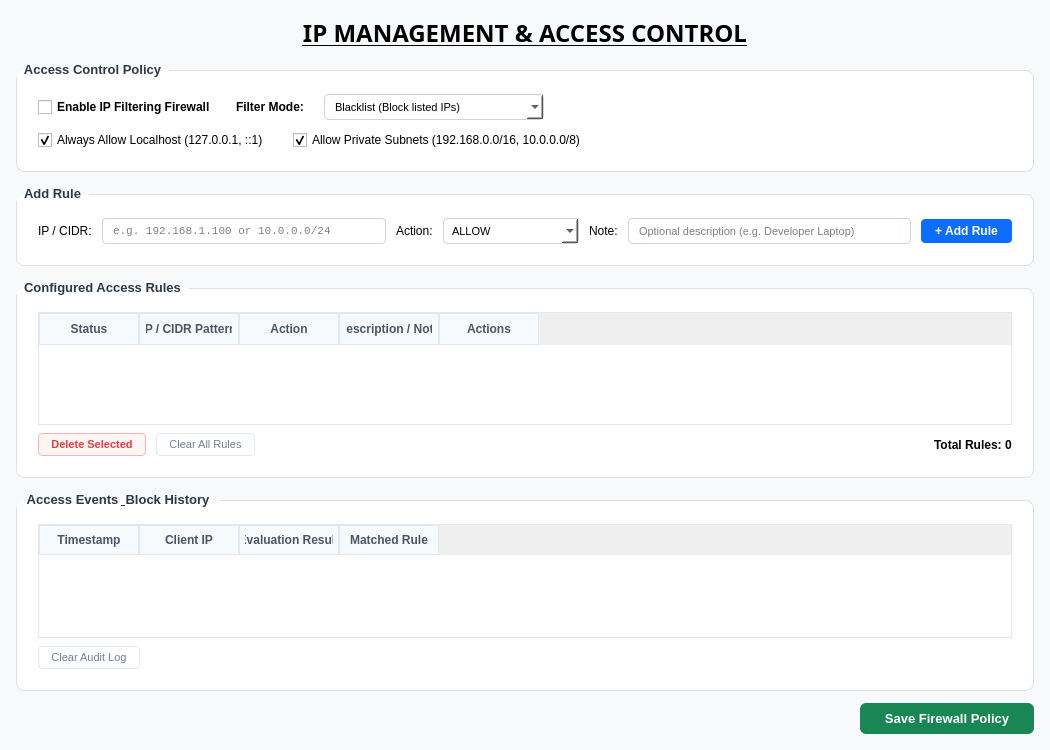
<?xml version="1.0" encoding="UTF-8"?>
<ui version="4.0">
 <class>IpManagementForm</class>
 <widget class="QWidget" name="IpManagementForm">
  <property name="geometry">
   <rect>
    <x>0</x>
    <y>0</y>
    <width>1050</width>
    <height>750</height>
   </rect>
  </property>
  <property name="windowTitle">
   <string>IP Management</string>
  </property>
  <property name="styleSheet">
   <string notr="true">
    QWidget#IpManagementForm {
      background-color: #F8F9FA;
    }
   </string>
  </property>
  <layout class="QVBoxLayout" name="mainVerticalLayout">
   <property name="spacing">
    <number>12</number>
   </property>
   <property name="leftMargin">
    <number>16</number>
   </property>
   <property name="topMargin">
    <number>16</number>
   </property>
   <property name="rightMargin">
    <number>16</number>
   </property>
   <property name="bottomMargin">
    <number>16</number>
   </property>
   <item>
    <widget class="QLabel" name="lblHeaderTitle">
     <property name="font">
      <font>
       <family>DS-Digital</family>
       <pointsize>18</pointsize>
       <bold>true</bold>
       <underline>true</underline>
      </font>
     </property>
     <property name="text">
      <string>IP MANAGEMENT &amp; ACCESS CONTROL</string>
     </property>
     <property name="alignment">
      <set>Qt::AlignmentFlag::AlignCenter</set>
     </property>
    </widget>
   </item>
   <item>
    <widget class="QScrollArea" name="scrollArea">
     <property name="styleSheet">
      <string notr="true">
       QScrollArea {
         background: transparent;
         border: none;
       }
       QWidget#scrollContent {
         background-color: transparent;
       }
      </string>
     </property>
     <property name="frameShape">
      <enum>QFrame::Shape::NoFrame</enum>
     </property>
     <property name="widgetResizable">
      <bool>true</bool>
     </property>
     <widget class="QWidget" name="scrollContent">
      <property name="geometry">
       <rect>
        <x>0</x>
        <y>0</y>
        <width>1018</width>
        <height>670</height>
       </rect>
      </property>
      <layout class="QVBoxLayout" name="layoutContent">
       <property name="spacing">
        <number>14</number>
       </property>
       <property name="leftMargin">
        <number>0</number>
       </property>
       <property name="topMargin">
        <number>0</number>
       </property>
       <property name="rightMargin">
        <number>0</number>
       </property>
       <property name="bottomMargin">
        <number>0</number>
       </property>
       <item>
        <widget class="QGroupBox" name="groupSecurityPolicy">
         <property name="font">
          <font>
           <family>Segoe UI</family>
           <pointsize>10</pointsize>
           <bold>true</bold>
          </font>
         </property>
         <property name="styleSheet">
          <string notr="true">
           QGroupBox {
             background-color: #FFFFFF;
             border: 1px solid #DCE1E7;
             border-radius: 8px;
             margin-top: 8px;
             padding: 14px 12px 12px 12px;
             font-weight: bold;
           }
           QGroupBox::title {
             subcontrol-origin: margin;
             subcontrol-position: top left;
             padding: 0 6px;
             color: #2D3748;
           }
          </string>
         </property>
         <property name="title">
          <string>Access Control Policy</string>
         </property>
         <layout class="QVBoxLayout" name="layoutPolicy">
          <property name="spacing">
           <number>10</number>
          </property>
          <item>
           <layout class="QHBoxLayout" name="layoutPolicyToggles">
            <property name="spacing">
             <number>20</number>
            </property>
            <item>
             <widget class="QCheckBox" name="chkEnableFiltering">
              <property name="font">
               <font>
                <family>Segoe UI</family>
                <pointsize>9</pointsize>
                <bold>true</bold>
               </font>
              </property>
              <property name="text">
               <string>Enable IP Filtering Firewall</string>
              </property>
              <property name="checked">
               <bool>false</bool>
              </property>
             </widget>
            </item>
            <item>
             <widget class="QLabel" name="lblPolicyMode">
              <property name="font">
               <font>
                <family>Segoe UI</family>
                <pointsize>9</pointsize>
                <bold>true</bold>
               </font>
              </property>
              <property name="text">
               <string>Filter Mode:</string>
              </property>
             </widget>
            </item>
            <item>
             <widget class="QComboBox" name="comboFilterMode">
              <property name="styleSheet">
               <string notr="true">
                QComboBox {
                  border: 1px solid #CBD5E0;
                  border-radius: 4px;
                  padding: 4px 10px;
                  min-width: 180px;
                  background-color: #FFFFFF;
                  font-size: 11px;
                }
               </string>
              </property>
              <item>
               <property name="text">
                <string>Blacklist (Block listed IPs)</string>
               </property>
              </item>
              <item>
               <property name="text">
                <string>Whitelist (Only allow listed IPs)</string>
               </property>
              </item>
             </widget>
            </item>
            <item>
             <spacer name="spacerPolicy">
              <property name="orientation">
               <enum>Qt::Orientation::Horizontal</enum>
              </property>
              <property name="sizeHint" stdset="0">
               <size>
                <width>40</width>
                <height>20</height>
               </size>
              </property>
             </spacer>
            </item>
           </layout>
          </item>
          <item>
           <layout class="QHBoxLayout" name="layoutDefaultRules">
            <property name="spacing">
             <number>24</number>
            </property>
            <item>
             <widget class="QCheckBox" name="chkAllowLoopback">
              <property name="font">
               <font>
                <family>Segoe UI</family>
                <pointsize>9</pointsize>
               </font>
              </property>
              <property name="text">
               <string>Always Allow Localhost (127.0.0.1, ::1)</string>
              </property>
              <property name="checked">
               <bool>true</bool>
              </property>
             </widget>
            </item>
            <item>
             <widget class="QCheckBox" name="chkAllowLan">
              <property name="font">
               <font>
                <family>Segoe UI</family>
                <pointsize>9</pointsize>
               </font>
              </property>
              <property name="text">
               <string>Allow Private Subnets (192.168.0.0/16, 10.0.0.0/8)</string>
              </property>
              <property name="checked">
               <bool>true</bool>
              </property>
             </widget>
            </item>
            <item>
             <spacer name="spacerDefaultRules">
              <property name="orientation">
               <enum>Qt::Orientation::Horizontal</enum>
              </property>
              <property name="sizeHint" stdset="0">
               <size>
                <width>40</width>
                <height>20</height>
               </size>
              </property>
             </spacer>
            </item>
           </layout>
          </item>
         </layout>
        </widget>
       </item>
       <item>
        <widget class="QGroupBox" name="groupAddRule">
         <property name="font">
          <font>
           <family>Segoe UI</family>
           <pointsize>10</pointsize>
           <bold>true</bold>
          </font>
         </property>
         <property name="styleSheet">
          <string notr="true">
           QGroupBox {
             background-color: #FFFFFF;
             border: 1px solid #DCE1E7;
             border-radius: 8px;
             margin-top: 8px;
             padding: 14px 12px 12px 12px;
             font-weight: bold;
           }
           QGroupBox::title {
             subcontrol-origin: margin;
             subcontrol-position: top left;
             padding: 0 6px;
             color: #2D3748;
           }
          </string>
         </property>
         <property name="title">
          <string>Add Rule</string>
         </property>
         <layout class="QHBoxLayout" name="layoutAddRule">
          <property name="spacing">
           <number>10</number>
          </property>
          <item>
           <widget class="QLabel" name="lblRuleIp">
            <property name="font">
             <font>
              <family>Segoe UI</family>
              <pointsize>9</pointsize>
             </font>
            </property>
            <property name="text">
             <string>IP / CIDR:</string>
            </property>
           </widget>
          </item>
          <item>
           <widget class="QLineEdit" name="editRuleIp">
            <property name="placeholderText">
             <string>e.g. 192.168.1.100 or 10.0.0.0/24</string>
            </property>
            <property name="styleSheet">
             <string notr="true">
              QLineEdit {
                border: 1px solid #CBD5E0;
                border-radius: 4px;
                padding: 4px 8px;
                background-color: #FFFFFF;
                font-family: Consolas, monospace;
                font-size: 11px;
                min-width: 180px;
              }
             </string>
            </property>
           </widget>
          </item>
          <item>
           <widget class="QLabel" name="lblRuleAction">
            <property name="font">
             <font>
              <family>Segoe UI</family>
              <pointsize>9</pointsize>
             </font>
            </property>
            <property name="text">
             <string>Action:</string>
            </property>
           </widget>
          </item>
          <item>
           <widget class="QComboBox" name="comboRuleAction">
            <property name="styleSheet">
             <string notr="true">
              QComboBox {
                border: 1px solid #CBD5E0;
                border-radius: 4px;
                padding: 4px 8px;
                background-color: #FFFFFF;
                font-size: 11px;
                min-width: 100px;
              }
             </string>
            </property>
            <item>
             <property name="text">
              <string>ALLOW</string>
             </property>
            </item>
            <item>
             <property name="text">
              <string>BLOCK</string>
             </property>
            </item>
           </widget>
          </item>
          <item>
           <widget class="QLabel" name="lblRuleNote">
            <property name="font">
             <font>
              <family>Segoe UI</family>
              <pointsize>9</pointsize>
             </font>
            </property>
            <property name="text">
             <string>Note:</string>
            </property>
           </widget>
          </item>
          <item>
           <widget class="QLineEdit" name="editRuleNote">
            <property name="placeholderText">
             <string>Optional description (e.g. Developer Laptop)</string>
            </property>
            <property name="styleSheet">
             <string notr="true">
              QLineEdit {
                border: 1px solid #CBD5E0;
                border-radius: 4px;
                padding: 4px 8px;
                background-color: #FFFFFF;
                font-size: 11px;
              }
             </string>
            </property>
           </widget>
          </item>
          <item>
           <widget class="QPushButton" name="btnAddRule">
            <property name="font">
             <font>
              <family>Segoe UI</family>
              <pointsize>9</pointsize>
              <bold>true</bold>
             </font>
            </property>
            <property name="styleSheet">
             <string notr="true">
              QPushButton {
                background-color: #0D6EFD;
                color: #FFFFFF;
                border: none;
                border-radius: 4px;
                padding: 5px 14px;
                font-weight: bold;
              }
              QPushButton:hover {
                background-color: #0B5ED7;
              }
             </string>
            </property>
            <property name="text">
             <string>+ Add Rule</string>
            </property>
           </widget>
          </item>
         </layout>
        </widget>
       </item>
       <item>
        <widget class="QGroupBox" name="groupRulesList">
         <property name="font">
          <font>
           <family>Segoe UI</family>
           <pointsize>10</pointsize>
           <bold>true</bold>
          </font>
         </property>
         <property name="styleSheet">
          <string notr="true">
           QGroupBox {
             background-color: #FFFFFF;
             border: 1px solid #DCE1E7;
             border-radius: 8px;
             margin-top: 8px;
             padding: 14px 12px 12px 12px;
             font-weight: bold;
           }
           QGroupBox::title {
             subcontrol-origin: margin;
             subcontrol-position: top left;
             padding: 0 6px;
             color: #2D3748;
           }
          </string>
         </property>
         <property name="title">
          <string>Configured Access Rules</string>
         </property>
         <layout class="QVBoxLayout" name="layoutRulesTable">
          <property name="spacing">
           <number>8</number>
          </property>
          <item>
           <widget class="QTableWidget" name="tableRules">
            <property name="styleSheet">
             <string notr="true">
              QTableWidget {
                border: 1px solid #E2E8F0;
                gridline-color: #EDF2F7;
                selection-background-color: #EBF8FF;
                selection-color: #2B6CB0;
                background-color: #FFFFFF;
                font-size: 11px;
              }
              QHeaderView::section {
                background-color: #F7FAFC;
                color: #4A5568;
                font-weight: bold;
                padding: 6px;
                border: 1px solid #E2E8F0;
              }
             </string>
            </property>
            <property name="columnCount">
             <number>5</number>
            </property>
            <column>
             <property name="text">
              <string>Status</string>
             </property>
            </column>
            <column>
             <property name="text">
              <string>IP / CIDR Pattern</string>
             </property>
            </column>
            <column>
             <property name="text">
              <string>Action</string>
             </property>
            </column>
            <column>
             <property name="text">
              <string>Description / Note</string>
             </property>
            </column>
            <column>
             <property name="text">
              <string>Actions</string>
             </property>
            </column>
           </widget>
          </item>
          <item>
           <layout class="QHBoxLayout" name="layoutRuleButtons">
            <property name="spacing">
             <number>10</number>
            </property>
            <item>
             <widget class="QPushButton" name="btnDeleteSelected">
              <property name="styleSheet">
               <string notr="true">
                QPushButton {
                  background-color: #FFF5F5;
                  color: #E53E3E;
                  border: 1px solid #FEB2B2;
                  border-radius: 4px;
                  padding: 4px 12px;
                  font-size: 11px;
                  font-weight: bold;
                }
                QPushButton:hover {
                  background-color: #FED7D7;
                }
               </string>
              </property>
              <property name="text">
               <string>Delete Selected</string>
              </property>
             </widget>
            </item>
            <item>
             <widget class="QPushButton" name="btnClearAllRules">
              <property name="styleSheet">
               <string notr="true">
                QPushButton {
                  background-color: #FFFFFF;
                  color: #718096;
                  border: 1px solid #E2E8F0;
                  border-radius: 4px;
                  padding: 4px 12px;
                  font-size: 11px;
                }
                QPushButton:hover {
                  background-color: #F7FAFC;
                }
               </string>
              </property>
              <property name="text">
               <string>Clear All Rules</string>
              </property>
             </widget>
            </item>
            <item>
             <spacer name="spacerRulesAction">
              <property name="orientation">
               <enum>Qt::Orientation::Horizontal</enum>
              </property>
              <property name="sizeHint" stdset="0">
               <size>
                <width>40</width>
                <height>20</height>
               </size>
              </property>
             </spacer>
            </item>
            <item>
             <widget class="QLabel" name="lblRuleCount">
              <property name="font">
               <font>
                <family>Segoe UI</family>
                <pointsize>9</pointsize>
                <bold>true</bold>
               </font>
              </property>
              <property name="text">
               <string>Total Rules: 0</string>
              </property>
             </widget>
            </item>
           </layout>
          </item>
         </layout>
        </widget>
       </item>
       <item>
        <widget class="QGroupBox" name="groupAuditLog">
         <property name="font">
          <font>
           <family>Segoe UI</family>
           <pointsize>10</pointsize>
           <bold>true</bold>
          </font>
         </property>
         <property name="styleSheet">
          <string notr="true">
           QGroupBox {
             background-color: #FFFFFF;
             border: 1px solid #DCE1E7;
             border-radius: 8px;
             margin-top: 8px;
             padding: 14px 12px 12px 12px;
             font-weight: bold;
           }
           QGroupBox::title {
             subcontrol-origin: margin;
             subcontrol-position: top left;
             padding: 0 6px;
             color: #2D3748;
           }
          </string>
         </property>
         <property name="title">
          <string>Access Events &amp; Block History</string>
         </property>
         <layout class="QVBoxLayout" name="layoutAudit">
          <property name="spacing">
           <number>8</number>
          </property>
          <item>
           <widget class="QTableWidget" name="tableAuditLog">
            <property name="styleSheet">
             <string notr="true">
              QTableWidget {
                border: 1px solid #E2E8F0;
                gridline-color: #EDF2F7;
                background-color: #FFFFFF;
                font-size: 11px;
              }
              QHeaderView::section {
                background-color: #F7FAFC;
                color: #4A5568;
                font-weight: bold;
                padding: 5px;
                border: 1px solid #E2E8F0;
              }
             </string>
            </property>
            <property name="columnCount">
             <number>4</number>
            </property>
            <column>
             <property name="text">
              <string>Timestamp</string>
             </property>
            </column>
            <column>
             <property name="text">
              <string>Client IP</string>
             </property>
            </column>
            <column>
             <property name="text">
              <string>Evaluation Result</string>
             </property>
            </column>
            <column>
             <property name="text">
              <string>Matched Rule</string>
             </property>
            </column>
           </widget>
          </item>
          <item>
           <layout class="QHBoxLayout" name="layoutAuditBottom">
            <item>
             <widget class="QPushButton" name="btnClearAuditLog">
              <property name="styleSheet">
               <string notr="true">
                QPushButton {
                  background-color: #FFFFFF;
                  color: #718096;
                  border: 1px solid #E2E8F0;
                  border-radius: 4px;
                  padding: 4px 12px;
                  font-size: 11px;
                }
                QPushButton:hover {
                  background-color: #F7FAFC;
                }
               </string>
              </property>
              <property name="text">
               <string>Clear Audit Log</string>
              </property>
             </widget>
            </item>
            <item>
             <spacer name="spacerAudit">
              <property name="orientation">
               <enum>Qt::Orientation::Horizontal</enum>
              </property>
              <property name="sizeHint" stdset="0">
               <size>
                <width>40</width>
                <height>20</height>
               </size>
              </property>
             </spacer>
            </item>
           </layout>
          </item>
         </layout>
        </widget>
       </item>
      </layout>
     </widget>
    </widget>
   </item>
   <item>
    <layout class="QHBoxLayout" name="layoutBottomBar">
     <property name="spacing">
      <number>12</number>
     </property>
     <item>
      <widget class="QLabel" name="lblStatusMessage">
       <property name="font">
        <font>
         <family>Segoe UI</family>
         <pointsize>9</pointsize>
         <italic>true</italic>
        </font>
       </property>
       <property name="styleSheet">
        <string notr="true">color: #28A745; font-weight: bold;</string>
       </property>
       <property name="text">
        <string></string>
       </property>
      </widget>
     </item>
     <item>
      <spacer name="spacerBottom">
       <property name="orientation">
        <enum>Qt::Orientation::Horizontal</enum>
       </property>
       <property name="sizeHint" stdset="0">
        <size>
         <width>40</width>
         <height>20</height>
        </size>
       </property>
      </spacer>
     </item>
     <item>
      <widget class="QPushButton" name="btnSaveSettings">
       <property name="font">
        <font>
         <family>Segoe UI</family>
         <pointsize>10</pointsize>
         <bold>true</bold>
        </font>
       </property>
       <property name="styleSheet">
        <string notr="true">
         QPushButton {
           background-color: #198754;
           color: #FFFFFF;
           border: none;
           border-radius: 6px;
           padding: 8px 24px;
           font-weight: bold;
         }
         QPushButton:hover {
           background-color: #157347;
         }
         QPushButton:pressed {
           background-color: #146c43;
         }
        </string>
       </property>
       <property name="text">
        <string>Save Firewall Policy</string>
       </property>
      </widget>
     </item>
    </layout>
   </item>
  </layout>
 </widget>
 <resources/>
 <connections/>
</ui>
